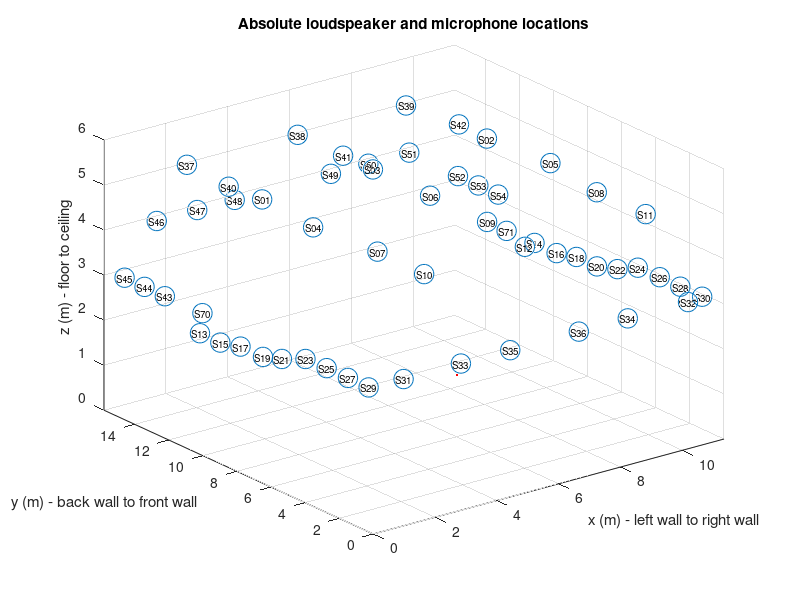
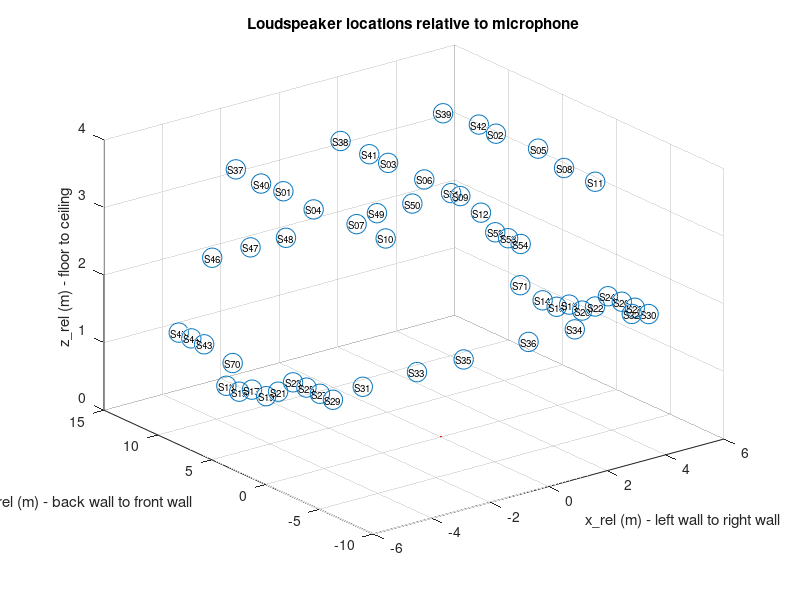

MATLAB code for these plots, in order:
load('spklocs.mat') % Load locations of LIVELab speakers; given in units of metre, relative to the bottom back-left corner of the LIVELab

figure

% Plot absolute speaker locations
plot3(spklocs(:,1),spklocs(:,2),spklocs(:,3),'o','markersize',14)
hold on
for lp=1:length(spknmbrs)
    text(spklocs(lp,1),spklocs(lp,2),spklocs(lp,3),spknmbrs{lp},'fontsize',7,'horizontalalignment','center')
end

ylim([0 15.8])
ylabel('y (m) - back wall to front wall')
xlim([0 11.35])
xlabel('x (m) - left wall to right wall')
zlim([0 6])
zlabel('z (m) - floor to ceiling')
title('Absolute loudspeaker and microphone locations')
grid on

load('micloc_example.mat') % Load location of microphone or KEMAR (vertex) for specific recording

plot3(micloc(1),micloc(2),micloc(3),'r.','markersize',6) % Plot microphone or KEMAR vertex location


spklocs_rel = spklocs - micloc; % calculate loudspeaker positions relative to the microphone

[az,el,r] = cart2sph(spklocs_rel(:,2),spklocs_rel(:,1),spklocs_rel(:,3)); % convert relative positions to spherical coordinates,
                                                                          % switching the x and y axes so that 0 degrees is the
                                                                          % forward direction, with positive angles to the right

azd = az/pi*180; % convert azimuth values to degrees
eld = el/pi*180; % convert elevation values to degrees

figure

% Plot speaker locations relative to microphone
plot3(spklocs_rel(:,1),spklocs_rel(:,2),spklocs_rel(:,3),'o','markersize',14)
hold on
for lp=1:length(spknmbrs)
    text(spklocs_rel(lp,1),spklocs_rel(lp,2),spklocs_rel(lp,3),spknmbrs{lp},'fontsize',7,'horizontalalignment','center')
end

plot3(0,0,0,'r.','markersize',6) % Plot microphone or KEMAR vertex location

ylabel('y\_rel (m) - back wall to front wall')
xlabel('x\_rel (m) - left wall to right wall')
zlabel('z\_rel (m) - floor to ceiling')
title('Loudspeaker locations relative to microphone')
grid on

spknmbrs_mat = cell2mat(spknmbrs'); % convert speaker number cell array to a matrix 

sphcordmat = [str2num(spknmbrs_mat(:,2:end)) azd eld r];

save sphcord_mat sphcordmat